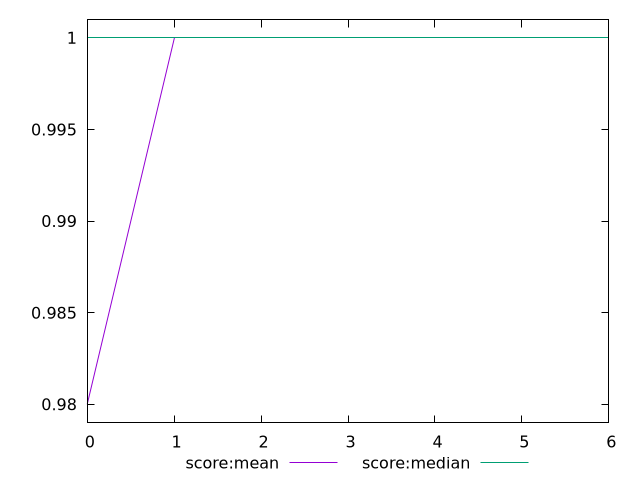

The script that saved this image:
$_scoreMean <<EOF
0.98
1
1
1
1
1
1
EOF
$_scoreMedian <<EOF
1
1
1
1
1
1
1
EOF
set key outside below
set terminal pngcairo
set output "report_00006_2020-11-02T20-21-41.718Z/server-response-time/progession_score:mean_score:median.png"
set yrange [0.979:1.001]
plot $_scoreMean title "score:mean" with line ,$_scoreMedian title "score:median" with line ,
